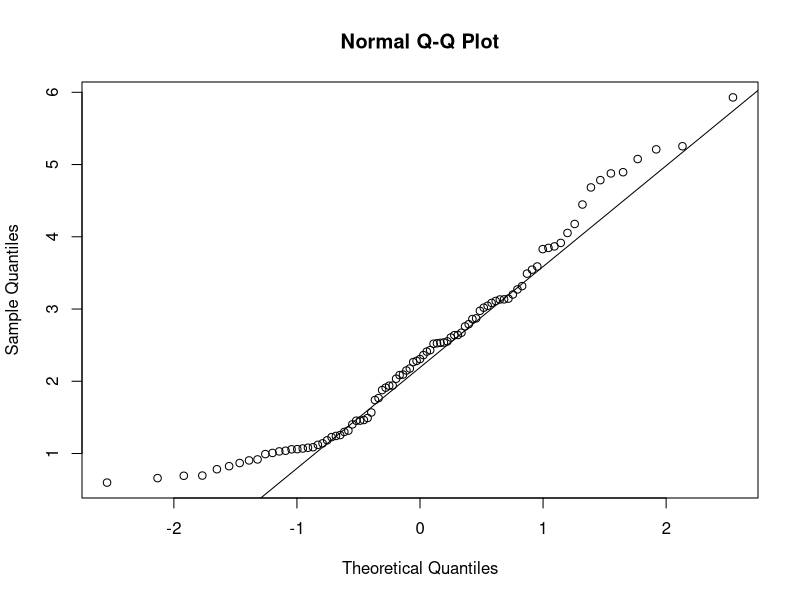
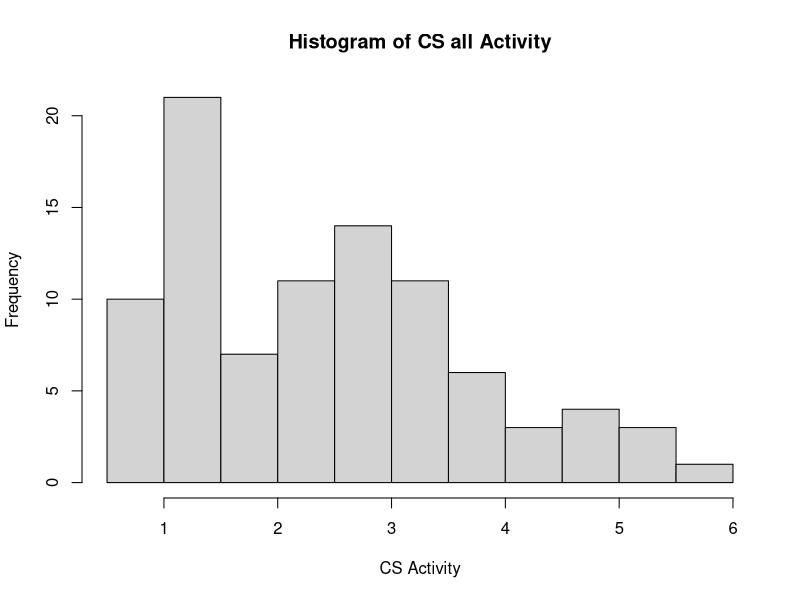
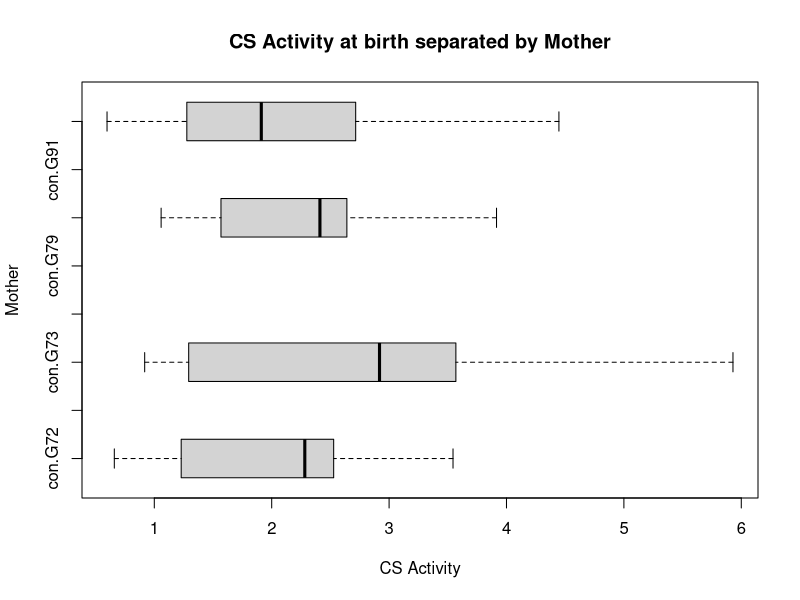
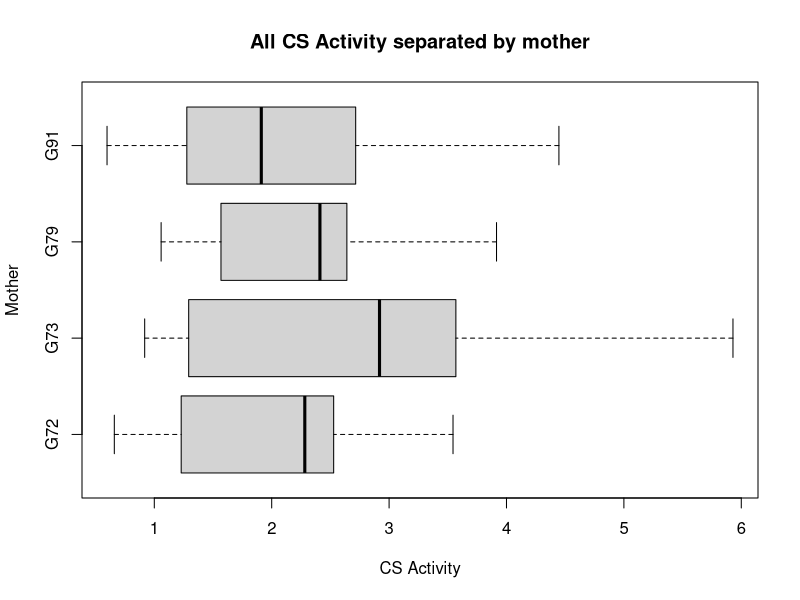
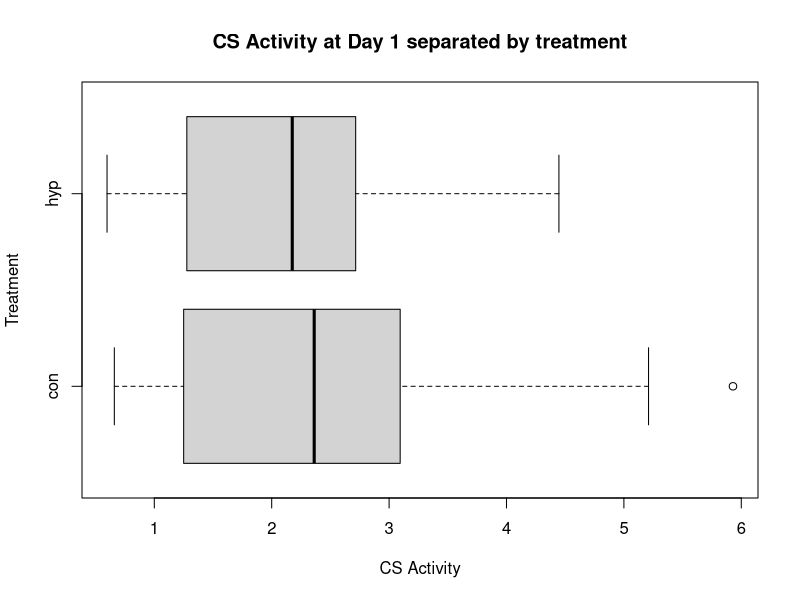
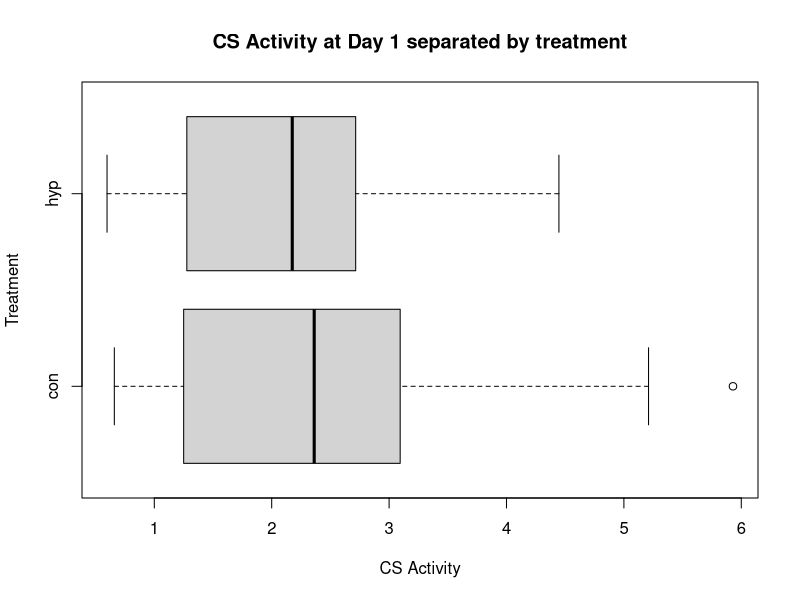
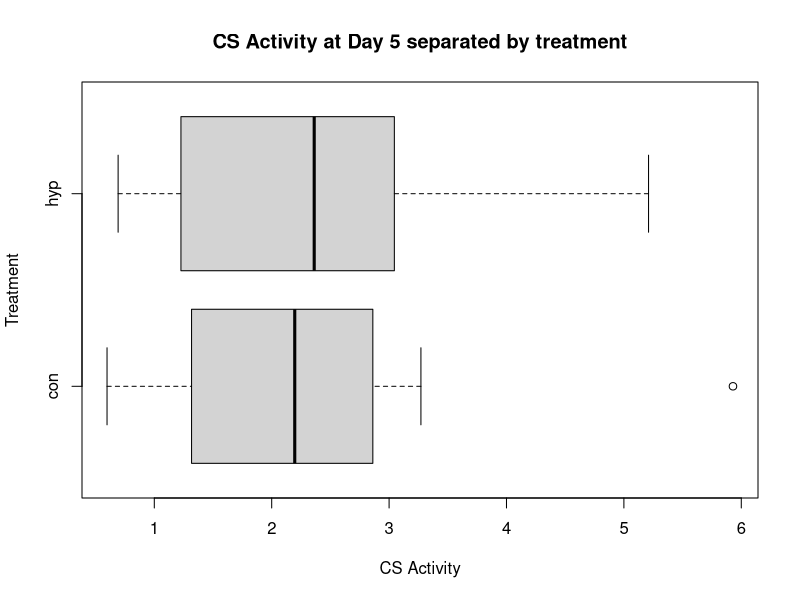
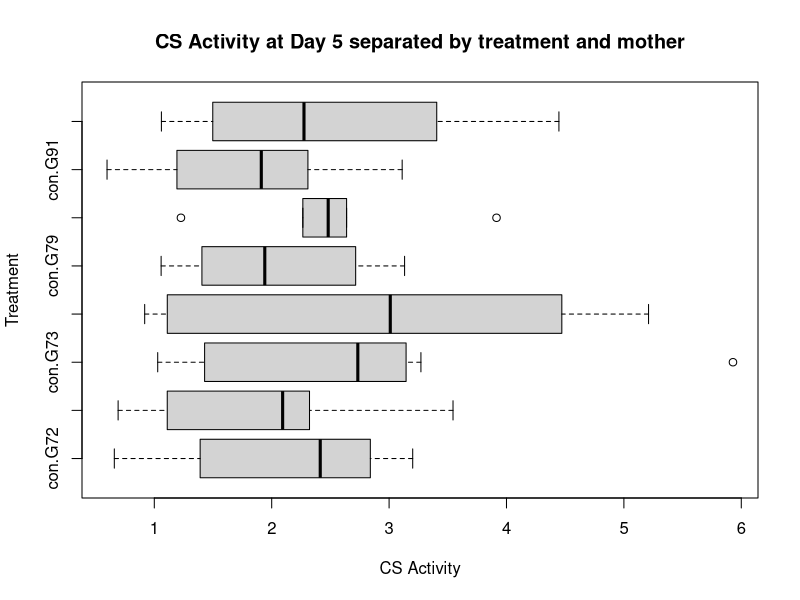

Here is the R script that generated these plots, in order: (Note: this script raises an error after producing the figures.)
## ---- chunk 1
cs<-read.csv("cs_capstone.csv")
summary(cs)
View(cs)
## ---- chunk 2
#this shows the normality of the data (p<0.05 means data is not normal - must transform!)
shapiro.test(cs$cs_activity)
#this also shows normality. The more points on the line the more normal data is.
qqnorm(cs$cs_activity)
qqline(cs$cs_activity)
## ---- chunk 3
summary(cs)
names(cs)
length(cs)
summary(cs$cs_activity)
## ---- chunk 4
cs_newdata<-na.omit(cs)
#check to see if NAs still remain
View(cs_newdata)
## ---- chunk 5
summary(cs_newdata)
#HOW DO YOU GET RID OF THESE PHANTOM CATEGORIES?!
summary(cs$cs_activity)
mean(cs_newdata$cs_activity)
sd(cs_newdata$cs_activity)
hist(cs$cs_activity, main = "Histogram of CS all Activity", xlab="CS Activity")
## ---- chunk 6
G72=cs_newdata$cs_activity[cs_newdata$mother=="G72"]
G73=cs_newdata$cs_activity[cs_newdata$mother=="G73"]
G79=cs_newdata$cs_activity[cs_newdata$mother=="G79"]
G91=cs_newdata$cs_activity[cs_newdata$mother=="G91"]
## ---- chunk 7
#figure out what this extra space is from maybe 
boxplot(cs_newdata$cs_activity~cs_newdata$d1_treat*cs_newdata$mother, horizontal = TRUE, main ="CS Activity at birth separated by Mother", xlab = "CS Activity", ylab="Mother")
## ---- chunk 8
boxplot(cs_newdata$cs_activity ~ cs_newdata$mother, horizontal = TRUE, main ="All CS Activity separated by mother", xlab = "CS Activity", ylab="Mother")
## ---- chunk 9
boxplot(cs_newdata$cs_activity ~ cs_newdata$d1_treat, horizontal = TRUE, main="CS Activity at Day 1 separated by treatment", xlab = "CS Activity", ylab = "Treatment")
## ---- chunk 10
boxplot(cs_newdata$cs_activity ~ cs_newdata$d1_treat, horizontal = TRUE, main="CS Activity at Day 1 separated by treatment", xlab = "CS Activity", ylab = "Treatment")
## ---- chunk 11
boxplot(cs_newdata$cs_activity ~ cs_newdata$d5_treat, horizontal = TRUE, main="CS Activity at Day 5 separated by treatment", xlab = "CS Activity", ylab = "Treatment")
## ---- chunk 12
boxplot(cs_newdata$cs_activity ~ cs_newdata$d5_treat*cs_newdata$mother, horizontal = TRUE, main="CS Activity at Day 5 separated by treatment and mother", xlab = "CS Activity", ylab = "Treatment")
## ---- chunk 13
boxplot(cs_newdata$cs_activity ~ cs_newdata$d5_treat*cs_newdata$mother, horizontal = TRUE, main ="All CS Activity separated by mother", xlab = "CS Activity", ylab="Mother")
## ---- chunk 14
y_1998=subset(grass_1998_2014,grass_1998_2014$Year=='1998')
y_2004=subset(grass_1998_2014,grass_1998_2014$Year=='2004')

d1_con=subset(cs_newdata,cs_newdata$d1_treat=="con")
d1_hyp=subset(cs_newdata,cs_newdata$d1_treat=="hyp")

G72_d1=G72$d1_treat
G72_d5
G73_d1
G73_d5
G79_d1
G79_d5
D91_d1
G91_d5


mass=y_2004$Biomass_g
treatment=y_2004$Treatment
plot=y_2004$Plot_ID


plot_title="Effect of passive grazing on biomass plots 1 - 5, 1998"

#Run a generic boxplot to make sure everythin is in order and also to get x and y limits
boxplot(mass ~ treatment * plot) # Check and make sure that you have treatment order correct

#Adjust and run actual plot
boxplot(mass ~ treatment * plot, col=c("chartreuse1","dark green"),xaxt='n', ann=FALSE,yaxt='n', ann=FALSE)

axis(2, at = seq(0, 100, by = 10), las=2)
#x axis for 5 plots
axis(1, at= seq(1,10, by = 1),labels=c("Plot 1","","Plot 2","","Plot 3","","Plot 4","","Plot 5",""))

#x axis for 9 plots
legend(8,80,c("Grazed","Ungrazed"),
      bty = "n",col=c("chartreuse1","dark green"),
      lwd=c(3),cex=0.8)
## ---- chunk 15
ldh<-read.csv("ldh_capstone.csv")
summary(ldh)
summary(ldh$ldh_activity)

hist(ldh$ldh_activity, xlab="LDH Activity")


#this shows the normality of the data (p<0.05 means data is not normal - must transform!)
shapiro.test(ldh$ldh_activity)
#this also shows normality. The more points on the line the more normal data is.
qqnorm(ldh$ldh_activity)
qqline(ldh$ldh_activity)

#remove NAs from data
ldh_newdata<-na.omit(ldh)
#check to see if NAs still remain
View(ldh_newdata)
summary(ldh_newdata)

mean(ldh_newdata$ldh_activity)




#Activity at birth and day 5 seaparated by mother
boxplot(ldh_newdata$ldh_activity ~ ldh_newdata$mother, horizontal = TRUE, main ="All LDH Activity separated by Mother", xlab = "LDH Activity", ylab="Mother")


#Activity at Day 1 separated by treatment
boxplot(ldh_newdata$ldh_activity ~ ldh_newdata$d1_treat, horizontal = TRUE, main="LDH Activity at Day 1", xlab = "LDH Activity", ylab = "Treatment")

#Activity at Day 5 separated by treatment
boxplot(ldh_newdata$ldh_activity ~ ldh_newdata$d5_treat, horizontal = TRUE, main="LDH Activity at Day 5", xlab = "LDH Activity", ylab = "Treatment")



## ---- chunk 16
ratio<-read.csv("ratio_capstone.csv")
summary(ratio)
summary(ratio$ratio_activity)

hist(ratio$ratio_activity, xlab="Ratio Activity")


#this shows the normality of the data (p<0.05 means data is not normal - must transform!)
shapiro.test(ratio$ratio_activity)
#this also shows normality. The more points on the line the more normal data is.
qqnorm(ratio$ratio_activity)
qqline(ratio$ratio_activity)

#remove NAs from data
ratio_newdata<-na.omit(ratio)
#check to see if NAs still remain
View(ratio_newdata)
summary(ratio_newdata)

mean(ratio_newdata$ratio_activity)




#SUBSET DATA 
G72=subset(ratio_newdata, ratio_newdata$mother == "G72")
G73=subset(ratio_newdata, ratio_newdata$mother == "G73")
G79=subset(ratio_newdata, ratio_newdata$mother == "G79")
G91=subset(ratio_newdata, ratio_newdata$mother == "G91")


#Activity at day 1 seaparated by mother and treatment
boxplot(ratio_newdata$ratio_activity~ratio_newdata$d1_treat*ratio_newdata$mother, horizontal = TRUE, main ="CS/LDH at birth separated by Mother", xlab = "Ratio Activity", ylab="Mother")

#CS Activity at birth and day 5 seaparated by mother
boxplot(ratio_newdata$ratio_activity ~ ratio_newdata$mother, horizontal = TRUE, main ="All Ratio Activity separated by mother", xlab = "Ratio Activity", ylab="Mother")

#Activity at Day 1 separated by treatment
boxplot(ratio_newdata$ratio_activity ~ ratio_newdata$d1_treat, horizontal = TRUE, main="Ratio Activity at Day 1 separated by treatment", xlab = "Ratio Activity", ylab = "Treatment")

#Activity at Day 1 separated by treatment
boxplot(ratio_newdata$ratio_activity ~ ratio_newdata$d1_treat, horizontal = TRUE, main="Ratio Activity at Day 1 separated by treatment", xlab = "Ratio Activity", ylab = "Treatment")

#Activity at Day 5 separated by treatment
boxplot(ratio_newdata$ratio_activity ~ ratio_newdata$d5_treat, horizontal = TRUE, main="Ratio Activity at Day 5 separated by treatment", xlab = "Ratio Activity", ylab = "Treatment")

#Activity at Day 5 separated by treatment and mother
boxplot(ratio_newdata$cs_activity ~ ratio_newdata$d5_treat*ratio_newdata$mother, horizontal = TRUE, main="CS Activity at Day 5 separated by treatment and mother", xlab = "CS Activity", ylab = "Treatment")

#CS Activity at day 5 separated by mother
boxplot(ratio_newdata$cs_activity ~ ratio_newdata$d5_treat*ratio_newdata$mother, horizontal = TRUE, main ="All CS Activity separated by mother", xlab = "CS Activity", ylab="Mother")
## ---- chunk 17
## Jake's Enzyme and Hematocrit Data Analysis Code, using ANOVA
#change the file pathway to your own
getwd()
setwd("/Users/madisonheard/github/gopher_larvae")

#to run ratio activity data
mydata = read.csv("ratio_activity_R.csv", header=TRUE,stringsAsFactors = FALSE)
mydata

mydata<-mydata[,1:5]
mydata
## ---- chunk 18
# Install this package to make use of the %>% pipe operator and other stuff.
install.packages("magrittr")
library(magrittr)
## ---- chunk 19

# Install this package to use group_by and other stuff.
install.packages("dplyr")
library(dplyr)

#my project will need to be grouped some other way -- maybe mother?
#Average function? What does this mean?
group_by(mydata, mother) %>%
     summarize(
         count = n(),
         mean = mean(ratio_activity, na.rm=TRUE),
         sd = sd(ratio_activity, na.rm=TRUE)
     )
#to create a table with only ratio_activity, mother and the larval treatment columns
ratio<-mydata%>%
  select(ratio_activity, mother, d1_treat, d5_treat)
View(ratio)

## ---- chunk 20
boxplot(sd~mydata$mother)
## ---- chunk 21
#STILL NEED TO FIX THE REST OF THIS CODE
## To manually reorder the treatments in the boxplot:


mydata$mother = factor(mydata$mother)
boxplot(ratio_activity ~ mother, mydata)

mydata$Treatment = factor(mydata$Treatment,c("C","M","E","R","U")) 
    
boxplot(Average ~ Treatment, mydata, range = 0, main="Humboldt Year 3 - Upwelling\nBlack Rockfish Hematocrit", xlab="Treatment",ylab="Hematocrit (Erythrocyte %)",ylim=c(.3,.6))
## ---- chunk 22
# To add dots representing the means. Boxplots show the median, quartiles and min&max.

means <- by(mydata$Average, mydata$Treatment, mean)
points(1:5, means, pch = 21, cex =1.5, bg = "blue")
## ---- chunk 23
## ANOVA Code

humboldt_aov=aov(Average~Treatment,mydata)
summary(humboldt_aov)

## ---- chunk 24
## Tukey post-hoc pairwise comparisons of means

TukeyHSD(humboldt_aov)
